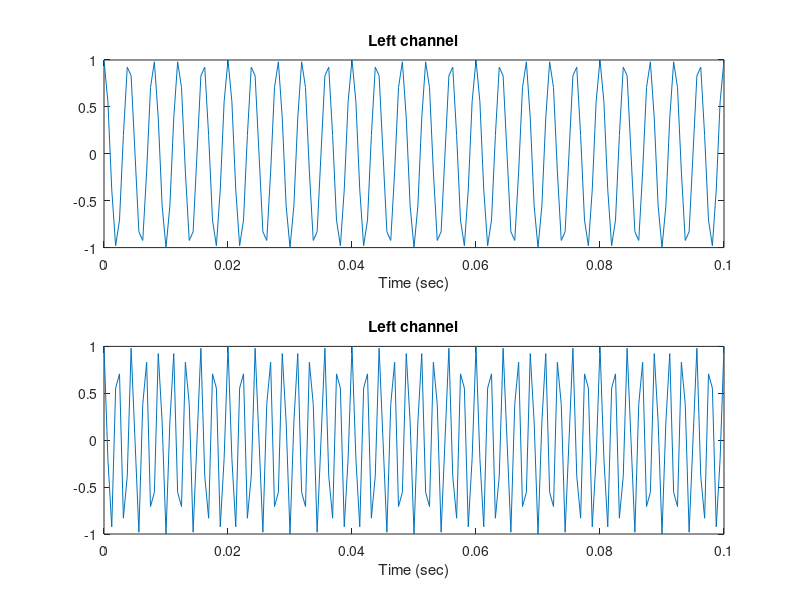

This chart was generated by the following MATLAB code:
% Generation, representation and playback of  STEREO signals

Fs = 1600; Ts = 1 / Fs; % Sampling freq, period
time = 0:Ts:0.1; % Define time vector (0.1 second duration)

%Signal computation
xLeft = cos(2*pi*250*time)'; % left channel
xRight = cos(2*pi*450*time)'; % right channel
x = [xLeft xRight]; % compose STEREO signal

%Plot X

figure;
subplot(2,1,1); plot(time,x(:,1)); xlabel("Time (sec)"); title("Left channel");
subplot(2,1,2); plot(time,x(:,2)); xlabel("Time (sec)"); title("Left channel");
sound(x,Fs);